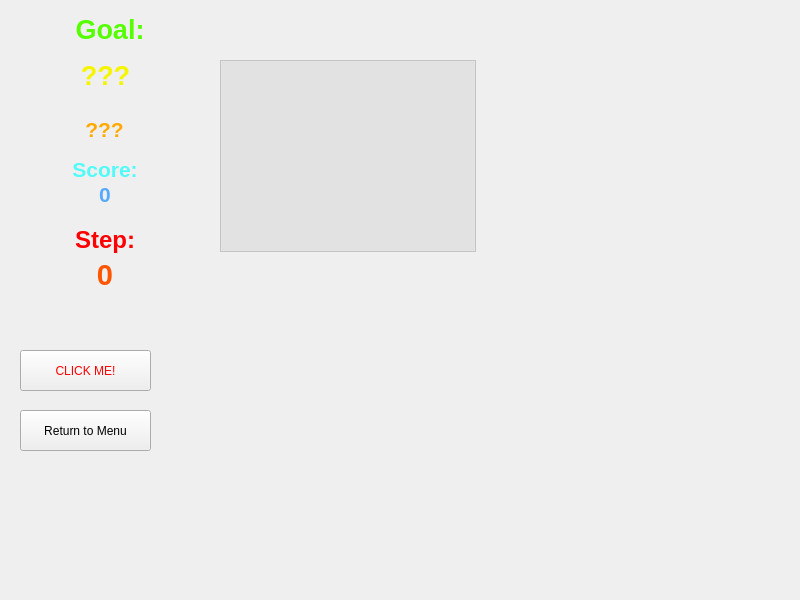
<?xml version="1.0" encoding="UTF-8"?>
<ui version="4.0">
 <class>GameWindow</class>
 <widget class="QWidget" name="GameWindow">
  <property name="geometry">
   <rect>
    <x>0</x>
    <y>0</y>
    <width>800</width>
    <height>600</height>
   </rect>
  </property>
  <property name="windowTitle">
   <string>Candy Crush</string>
  </property>
  <property name="windowIcon">
   <iconset resource="resource.qrc">
    <normaloff>:/image/Resource/candyCrushLogo.png</normaloff>:/image/Resource/candyCrushLogo.png</iconset>
  </property>
  <widget class="QGraphicsView" name="graphicsView">
   <property name="geometry">
    <rect>
     <x>220</x>
     <y>60</y>
     <width>256</width>
     <height>192</height>
    </rect>
   </property>
   <property name="styleSheet">
    <string notr="true">background-color: rgba(210, 210, 210,120);</string>
   </property>
  </widget>
  <widget class="QLabel" name="label_background">
   <property name="geometry">
    <rect>
     <x>540</x>
     <y>20</y>
     <width>71</width>
     <height>71</height>
    </rect>
   </property>
   <property name="text">
    <string/>
   </property>
  </widget>
  <widget class="QLabel" name="label_backgroundMask">
   <property name="geometry">
    <rect>
     <x>550</x>
     <y>120</y>
     <width>47</width>
     <height>61</height>
    </rect>
   </property>
   <property name="text">
    <string/>
   </property>
  </widget>
  <widget class="QLabel" name="label_scoreText">
   <property name="geometry">
    <rect>
     <x>55</x>
     <y>150</y>
     <width>100</width>
     <height>40</height>
    </rect>
   </property>
   <property name="font">
    <font>
     <family>Arial</family>
     <pointsize>16</pointsize>
     <weight>75</weight>
     <bold>true</bold>
    </font>
   </property>
   <property name="text">
    <string>&lt;html&gt;&lt;head/&gt;&lt;body&gt;&lt;p align=&quot;center&quot;&gt;&lt;span style=&quot; color:#53fafa;&quot;&gt;Score:&lt;/span&gt;&lt;/p&gt;&lt;/body&gt;&lt;/html&gt;</string>
   </property>
  </widget>
  <widget class="QLabel" name="label_scoreValue">
   <property name="geometry">
    <rect>
     <x>55</x>
     <y>175</y>
     <width>100</width>
     <height>40</height>
    </rect>
   </property>
   <property name="font">
    <font>
     <family>Arial</family>
     <pointsize>16</pointsize>
     <weight>75</weight>
     <bold>true</bold>
    </font>
   </property>
   <property name="styleSheet">
    <string notr="true">color: rgb(85, 170, 255);</string>
   </property>
   <property name="text">
    <string>&lt;html&gt;&lt;head/&gt;&lt;body&gt;&lt;p align=&quot;center&quot;&gt;&lt;span style=&quot; color:#55aaff;&quot;&gt;0&lt;/span&gt;&lt;/p&gt;&lt;/body&gt;&lt;/html&gt;</string>
   </property>
  </widget>
  <widget class="QLabel" name="label_goalText">
   <property name="geometry">
    <rect>
     <x>60</x>
     <y>10</y>
     <width>100</width>
     <height>40</height>
    </rect>
   </property>
   <property name="font">
    <font>
     <family>Arial</family>
     <pointsize>20</pointsize>
     <weight>75</weight>
     <bold>true</bold>
    </font>
   </property>
   <property name="text">
    <string>&lt;html&gt;&lt;head/&gt;&lt;body&gt;&lt;p align=&quot;center&quot;&gt;&lt;span style=&quot; color:#55ff00;&quot;&gt;Goal:&lt;/span&gt;&lt;/p&gt;&lt;/body&gt;&lt;/html&gt;</string>
   </property>
  </widget>
  <widget class="QLabel" name="label_goalValue">
   <property name="geometry">
    <rect>
     <x>-1</x>
     <y>110</y>
     <width>211</width>
     <height>40</height>
    </rect>
   </property>
   <property name="font">
    <font>
     <family>Arial</family>
     <pointsize>16</pointsize>
     <weight>75</weight>
     <bold>true</bold>
    </font>
   </property>
   <property name="styleSheet">
    <string notr="true">color: rgb(255, 170, 0);</string>
   </property>
   <property name="text">
    <string>&lt;html&gt;&lt;head/&gt;&lt;body&gt;&lt;p align=&quot;center&quot;&gt;&lt;span style=&quot; color:#ffaa00;&quot;&gt;???&lt;/span&gt;&lt;/p&gt;&lt;/body&gt;&lt;/html&gt;</string>
   </property>
  </widget>
  <widget class="QLabel" name="label_stepText">
   <property name="geometry">
    <rect>
     <x>55</x>
     <y>220</y>
     <width>100</width>
     <height>40</height>
    </rect>
   </property>
   <property name="font">
    <font>
     <family>Arial</family>
     <pointsize>18</pointsize>
     <weight>75</weight>
     <bold>true</bold>
    </font>
   </property>
   <property name="text">
    <string>&lt;html&gt;&lt;head/&gt;&lt;body&gt;&lt;p align=&quot;center&quot;&gt;&lt;span style=&quot; color:#ff0000;&quot;&gt;Step:&lt;/span&gt;&lt;/p&gt;&lt;/body&gt;&lt;/html&gt;</string>
   </property>
  </widget>
  <widget class="QLabel" name="label_stepValue">
   <property name="geometry">
    <rect>
     <x>55</x>
     <y>255</y>
     <width>100</width>
     <height>40</height>
    </rect>
   </property>
   <property name="font">
    <font>
     <family>Arial</family>
     <pointsize>22</pointsize>
     <weight>75</weight>
     <bold>true</bold>
    </font>
   </property>
   <property name="styleSheet">
    <string notr="true">color: rgb(255, 85, 0);</string>
   </property>
   <property name="text">
    <string>&lt;html&gt;&lt;head/&gt;&lt;body&gt;&lt;p align=&quot;center&quot;&gt;&lt;span style=&quot; color:#ff5500;&quot;&gt;0&lt;/span&gt;&lt;/p&gt;&lt;/body&gt;&lt;/html&gt;</string>
   </property>
  </widget>
  <widget class="QLabel" name="label_goalStatement">
   <property name="geometry">
    <rect>
     <x>75</x>
     <y>50</y>
     <width>61</width>
     <height>51</height>
    </rect>
   </property>
   <property name="font">
    <font>
     <family>Arial</family>
     <pointsize>20</pointsize>
     <weight>75</weight>
     <bold>true</bold>
    </font>
   </property>
   <property name="styleSheet">
    <string notr="true">color: rgb(255, 255, 0);</string>
   </property>
   <property name="text">
    <string>&lt;html&gt;&lt;head/&gt;&lt;body&gt;&lt;p align=&quot;center&quot;&gt;&lt;span style=&quot; color:#f5f500;&quot;&gt;???&lt;/span&gt;&lt;/p&gt;&lt;/body&gt;&lt;/html&gt;</string>
   </property>
  </widget>
  <widget class="QPushButton" name="pushButton_returnToMenu">
   <property name="geometry">
    <rect>
     <x>20</x>
     <y>410</y>
     <width>131</width>
     <height>41</height>
    </rect>
   </property>
   <property name="cursor">
    <cursorShape>PointingHandCursor</cursorShape>
   </property>
   <property name="text">
    <string>Return to Menu</string>
   </property>
  </widget>
  <widget class="QPushButton" name="pushButton_clickMe">
   <property name="geometry">
    <rect>
     <x>20</x>
     <y>350</y>
     <width>131</width>
     <height>41</height>
    </rect>
   </property>
   <property name="cursor">
    <cursorShape>PointingHandCursor</cursorShape>
   </property>
   <property name="styleSheet">
    <string notr="true">font: 75 11pt &quot;Adobe 黑体 Std R&quot;;
color: rgb(255, 0, 0);</string>
   </property>
   <property name="text">
    <string>CLICK ME!</string>
   </property>
   <property name="icon">
    <iconset resource="resource.qrc">
     <normaloff>:/image/Resource/bomb.png</normaloff>:/image/Resource/bomb.png</iconset>
   </property>
   <property name="iconSize">
    <size>
     <width>40</width>
     <height>40</height>
    </size>
   </property>
  </widget>
 </widget>
 <resources>
  <include location="resource.qrc"/>
 </resources>
 <connections/>
</ui>
